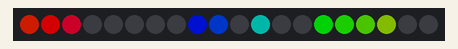
The sketch below on a simulated Arduino Uno, built with avr-gcc and run on an emulated ATmega328P. On the bench: 20 RGB LEDs in strip order, left to right. Dim RGB values are drawn brighter than linear; random numbers use the default seed unless the sketch sets one.

Above: at 1.09 s.
At 5.09 s:
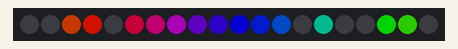
At 10.03 s:
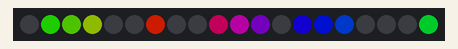
At 20.02 s:
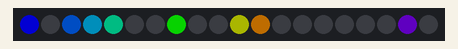
At 29.09 s:
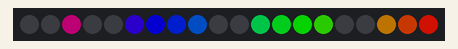
At 39.08 s:
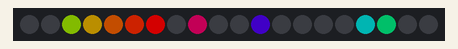

The sketch:

cellularAutomata.ino
```cpp
#include <Adafruit_NeoPixel.h>

#define CELL_COUNT 20
#define PIN 6
#define DELAY 1000
#define FADE_SPEED 250
#define COLORCHANGE_SPEED 30
#define COLOR_SPECTRUM 255
#define BRIGHTNESS 127

//#define SERIAL_COMMUNICATION

Adafruit_NeoPixel strip = Adafruit_NeoPixel(CELL_COUNT, PIN, NEO_GRB + NEO_KHZ800);
uint32_t on;
uint32_t off;

bool cells[CELL_COUNT];
bool cellsBuffer[CELL_COUNT];
float brightness[CELL_COUNT];

long next_update;
long last_tick;
long current_tick;
long next_color_rotation;

bool rules[8] = {false, false, false, true, true, true, true, false};

void setup() {
  // initialize serial communication
  Serial.begin(9600);

  // clear strip
  strip.begin();
  strip.show();
  strip.setBrightness(BRIGHTNESS);


  on = strip.Color(255, 255, 255);
  off = strip.Color(0, 0, 0);

  // initialize cells to random states
  for (byte i = 0; i < CELL_COUNT; i++) {
    if (random(2) > 0) {
      cells[i] = true;
      brightness[i] = 255;
    } else {
      cells[i] = false;
      brightness[i] = 0;
    }
  }

  current_tick = millis();
  next_update = current_tick + DELAY;
  next_color_rotation = current_tick + COLORCHANGE_SPEED;
}

void loop() {
  last_tick = current_tick;
  current_tick = millis();

  if (current_tick > next_update) {
    // generate evolution
    generate();

#ifdef SERIAL_COMMUNICATION
    // send state to computer
    for (byte i = 0; i < CELL_COUNT; i++) {
      Serial.print(cells[i]);
    }
    Serial.print('\n');
#endif

    next_update += DELAY;
  }

  if (current_tick > next_color_rotation + COLORCHANGE_SPEED * 1000) next_color_rotation += COLORCHANGE_SPEED * 1000;

  displayCells(current_tick - last_tick);
}

void generate() {
  // copy cells into buffer
  for (byte i = 0; i < CELL_COUNT; i++) {
    cellsBuffer[i] = cells[i];
  }

  // perform math
  bool l, c, r;
  // set left (offscreen) value to random state
  if (random(2) > 0) {
    l = true;
  } else {
    l = false;
  }

  for (byte i = 0; i < CELL_COUNT; i++) {
    c = cells[i];

    // if we have hit the rightmost bound set the right (offscreen) value to random state
    if (i + 1 >= CELL_COUNT) {
      if (random(2) > 0) {
        cells[i] = true;
      } else {
        cells[i] = false;
      }
    } else {
      r = cells[i + 1];
    }

    // Implementing the Wolfram rules
    if (l == true && c == true && r == true) {
      cells[i] = rules[0];
    }
    if (l == true && c == true && r == false) {
      cells[i] = rules[1];
    }
    if (l == true && c == false && r == true) {
      cells[i] = rules[2];
    }
    if (l == true && c == false && r == false) {
      cells[i] = rules[3];
    }
    if (l == false && c == true && r == true) {
      cells[i] = rules[4];
    }
    if (l == false && c == true && r == false) {
      cells[i] = rules[5];
    }
    if (l == false && c == false && r == true) {
      cells[i] = rules[6];
    }
    if (l == false && c == false && r == false) {
      cells[i] = rules[7];
    }

    l = c;
  }
}

void displayCells(long tick) {
  for (byte i = 0; i < CELL_COUNT; i++) {
    if (cells[i]) {
      if (brightness[i] < 255) brightness[i] += map(tick, 0, FADE_SPEED, 0, 255);
      if (brightness[i] > 255) brightness[i] = 255;
    } else {
      if (brightness[i] > 0) brightness[i] -= map(tick, 0, FADE_SPEED, 0, 255);
      if (brightness[i] < 0) brightness[i] = 0;
    }
    strip.setPixelColor(i, generateColor(i, brightness[i]));
  }

  strip.show();
}

uint32_t generateColor(byte i, byte brightness) {
  byte wheelPos = map(current_tick + next_color_rotation - COLORCHANGE_SPEED * 1000, 0, COLORCHANGE_SPEED * 1000, 0, 255);

  wheelPos = 255 - wheelPos;
  wheelPos = (int)(wheelPos + ((float)i / CELL_COUNT * COLOR_SPECTRUM)) % 256;
  byte r, g, b;
  if (wheelPos < 85) {
    r = 255 - wheelPos * 3;
    g = 0;
    b = wheelPos * 3;
  } else if (wheelPos < 170) {
    wheelPos -= 85;
    r = 0;
    g = wheelPos * 3;
    b = 255 - wheelPos * 3;
  } else {
    wheelPos -= 170;
    r = wheelPos * 3;
    g = 255 - wheelPos * 3;
    b = 0;
  }
  float br = brightness / 255.0f;
  return strip.Color(r * br, g * br, b * br);
}
```
